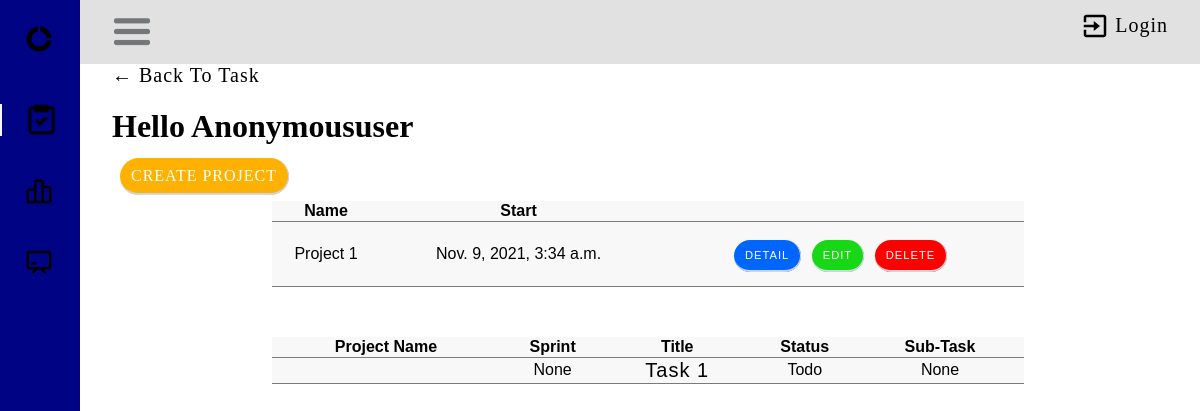
Page /project/ on the earlier database version.
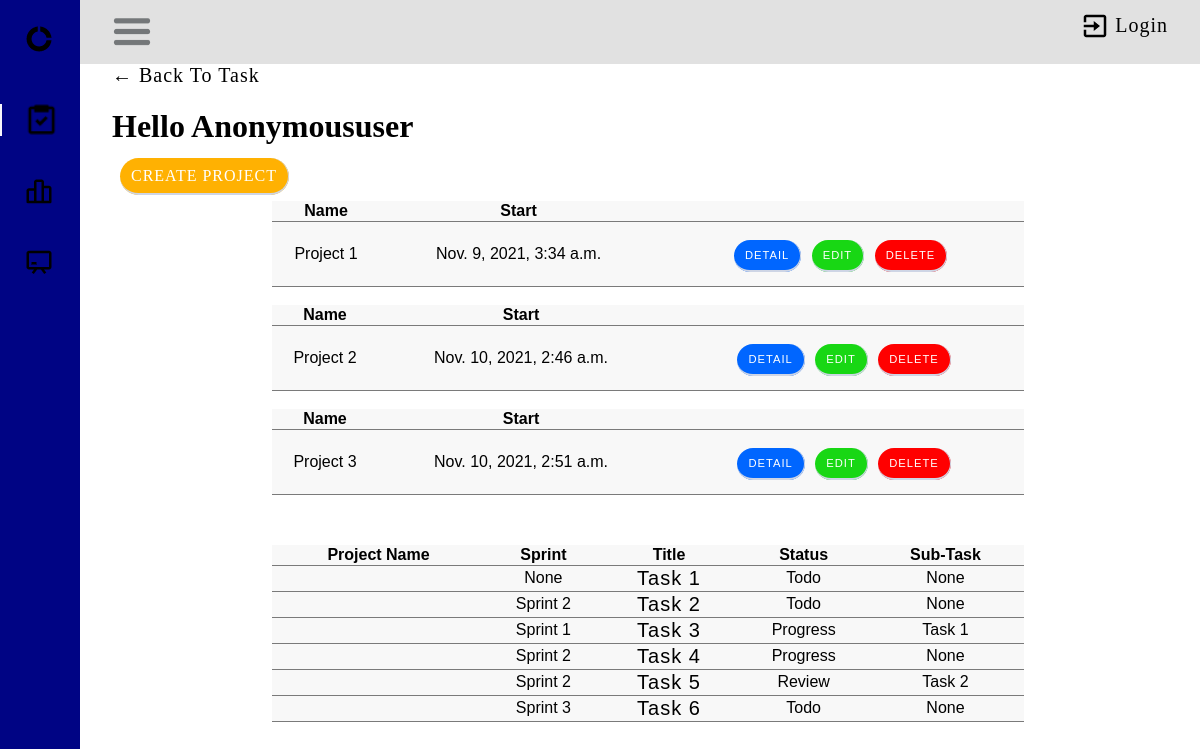
Same page on the later database version.
### taskManager/models.py (models this page shows, shortened)
class Project(models.Model):
    name = models.CharField(max_length=50)
    start = models.DateTimeField(auto_now_add=True)

class Task(models.Model):
    STATUS_CHOICES = (
        ('Todo', 'Todo'),
    ('Progress', 'Progress'),
    ('Review', 'Review'),
    ('Done', 'Done'),
    )
    user = models.ForeignKey(User, on_delete=models.CASCADE, null=True, blank=False)
    title = models.CharField(max_length=200)
    description = models.TextField(null=True, blank=True)
    complete = models.BooleanField(default=False)
    created = models.DateTimeField(auto_now_add=True)
    sprint = models.ForeignKey(Sprint, on_delete=models.CASCADE, blank=True, null=True)
    status = models.CharField(max_length=30, choices=STATUS_CHOICES)
    subtask = models.ForeignKey('self',on_delete=models.CASCADE, null=True, blank=True)
    def __str__(self):
        return self.title
    class Meta:
        ordering = ['title']

class Sprint(models.Model):
    name = models.CharField(max_length=50, blank=True, default='')
    description = models.TextField(blank=True, default='')
    start = models.DateTimeField(unique=True)
    Duration= models.DurationField()
    end = models.DateField(unique=True)
    project = models.ForeignKey(Project, on_delete=models.CASCADE, null=False)
    def __str__(self):
        return self.name or ('Sprint ending %s') % self.end
    class Meta:
        ordering = ['name']

### taskManager/view/project/views.py (the view)
# urls.py: path('project/', ProjectListView.as_view(), name='project_list'),
class ProjectListView(ListView):
    model = Project
    context_object_name = 'project'
    template_name = "project/project_list.html"
    def get_context_data(self, **kwargs):
        context = super(ProjectListView, self).get_context_data(**kwargs)
        context['Sprint'] = Sprint.objects.all()
        context['tasks'] = Task.objects.all()
        return context

### taskManager/templates/project/project_list.html (shortened to what this page needs)
{% load crispy_forms_tags %}
{% block content %}
{% load static %}
<div class="header-back-button">
    <a href="{% url 'tasks' %}">&#8592; Back to Task</a>
</div>
<div class="header-bar">
    <div>
        <link rel="stylesheet" href="{% static 'css/home.css' %}">
        <link rel="stylesheet" href="{% static 'css/task.css' %}">
        <h1>Hello {{request.user|title}}</h1>
    </div>
</div>
<body id="body-pd">
    <header class="header" id="header">
        <div class="header_toggle">
            <img class="bx bx-menu" id="header-toggle" width="40px" src="/static/images/burger-menu.jpg" alt="burger menu">
        <div class="header-logout">
            <img class="exit-icon" src="/static/images/exit.png" alt="burger menu">
            {% if request.user.is_authenticated %}
                <a class="header-text" href="{% url 'user_logout' %}">Logout</a>
            {% else %}
                <a class="header-text" href="{% url 'user_login' %}">Login</a>
            {% endif %}
        </div>
    </div>
    </header>
    <div class="l-navbar" id="nav-bar">
        <nav class="nav">
            <div>
                <a href="#" class="nav_logo">
                    <img class="bx bx-menu" id="header-toggle" width="30px" src="/static/images/app-icon.png" alt="burger menu">
                </a>
                <div class="nav_list">
                    <a href="{% url 'tasks' %}" class="nav_link active">
                        <img width="35px" src="/static/images/task-icon.png" alt="burger menu">
                    </a>
                    <a href="{% url 'sprint_list' %}" class="nav_link">
                        <img width="30px" src="/static/images/backlog-icon.png" alt="burger menu">
                    </a>
                    <a href="{% url 'project_list' %}" class="nav_link">
                        <img width="30px" src="/static/images/board-icon.png" alt="burger menu">
                    </a>
                </div>
            </div>
        </nav>
    </div>
</body>
<a class="btn" style="font-size: 1rem;" href="{% url 'project_form' %}"> Create Project </a>
<div class="table-container">
    {% for project in object_list %}
    <table>
        <tr>
            <th>Name</th>
            <th>Start</th>
            <th></th>
        </tr>
        <tr>
            <td>{{project.name}}</td>
            <td>{{project.start}}</td>
            <td>
                <div style="margin: 22px 0px;">
                    <span><a href="{% url 'project' project.pk %}"class="btn btn-style btn-detail">Detail</a> </span>
                    <span><a href="{% url 'project_update' project.pk %}" class="btn btn-style btn-edit">Edit</a> </span>
                    <span><a href="{% url 'project_delete' project.pk %}" class="btn btn-style btn-delete">Delete</a> </span>
                </div>
            </td>
        </tr>
    </table>
    <br />
{% endfor %}
</div>
<div class="table-container">
    <table>
        <tr>
            <th>Project Name</th>
            <th>Sprint</th>
            <th>Title</th>
            <th>Status</th>
            <th>Sub-Task</th>
            <th></th>
        </tr>
        {% for task in tasks %}
            <tr>
                <td>{{task.projectname}}</td>
                <td>{{task.sprint}}</td>
                <td><a href="{% url 'task' task.pk %}">{{task.title}}</a></td>
                <td>{{task.status}}</td>
                <td>{{task.subtask}}</td>
                <td>
                </td>
            </tr>
            {% endfor %}
    </table>
</div>
{% endblock content %}

Differences in the rows shown:
added Project: name "Project 2", start "Nov. 10, 2021, 2:46 a.m."
added Project: name "Project 3", start "Nov. 10, 2021, 2:51 a.m."
added Task: sprint "Sprint 2", title "Task 2", status "Todo", subtask "None"
added Task: sprint "Sprint 1", title "Task 3", status "Progress", subtask "Task 1"
added Task: sprint "Sprint 2", title "Task 4", status "Progress", subtask "None"
added Task: sprint "Sprint 2", title "Task 5", status "Review", subtask "Task 2"
added Task: sprint "Sprint 3", title "Task 6", status "Todo", subtask "None"
